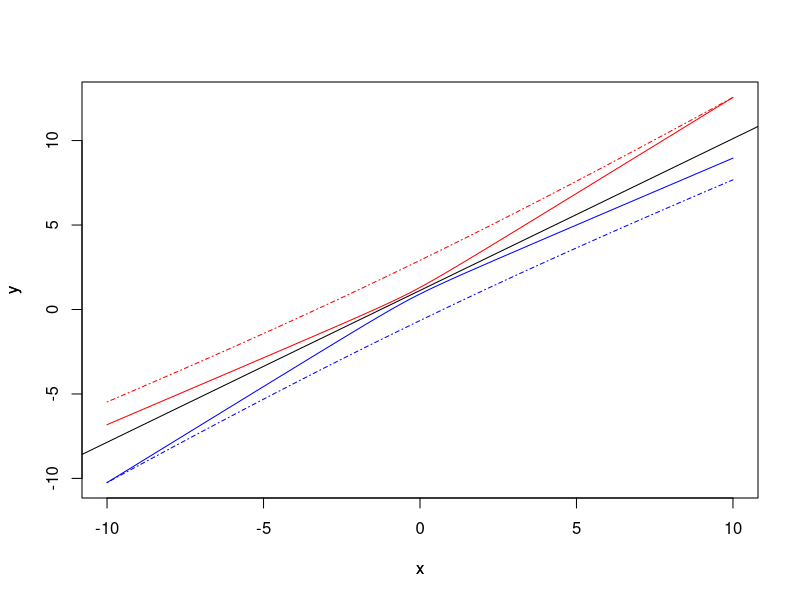

Reproduce this figure in R.
# Clear environment
rm(list = ls())

# Setting Japanese font (for MacOSX)
# par(family= "HiraKakuProN-W3")

# Chapter1 e.g.28
# データ生成
N <- 100
p <- 1 # 単回帰
X <- matrix(rnorm(N * p), ncol = p); X <- cbind(rep(1, N), X)
beta <- c(1, 1)
epsilon <- rnorm(N)
y <- X %*% beta + epsilon

# 信頼区間または予測区間を返す関数f(x)を定義。
U <- solve(t(X) %*% X) # t(X) %*% Xの逆行列
beta_hat <- U %*% t(X) %*% y # 回帰係数
RSS <- sum((y - X %*% beta_hat)^2) # 残差二乗和
RSE <- sqrt(RSS / (N - p - 1)) # beta_hatの平均値の標準誤差
alpha <- 0.05 # 有意水準
f <- function(x, a) { # a = 0なら信頼区間。a = 1なら予測区間。
  x <- cbind(1, x)
  range <- qt(df = N - p - 1, 1 - alpha / 2) * RSE * sqrt(a + x %*% U %*% t(x))
  return(list(lower = x %*% beta_hat - range,
              upper = x %*% beta_hat + range))
}

x_seq <- seq(-10, 10, 0.1)

# グラフで信頼区間を表示
lower_seq <- NULL
upper_seq <- NULL
for (x in x_seq) {
  ci_ul <- f(x, 0)
  lower_seq <- c(lower_seq, ci_ul$lower)
  upper_seq <- c(upper_seq, ci_ul$upper)
}
x_lim <- c(min(x_seq), max(x_seq))
y_lim <- c(min(lower_seq), max(upper_seq))
plot(x_seq, lower_seq, col = "blue", # 信頼区間下限を青線で描画
     xlim = x_lim,
     ylim = y_lim,
     xlab = "x",
     ylab = "y",
     type = "l")
par(new = TRUE)
plot(x_seq, upper_seq, col = "red", # 信頼区間上限を赤線で描画
     xlim = x_lim,
     ylim = y_lim,
     xlab = "",
     ylab = "",
     type = "l",
     axes = FALSE)
par(new = TRUE)

# グラフで予測区間を表示
lower_seq <- NULL
upper_seq <- NULL
for (x in x_seq) {
  pi_ul <- f(x, 1)
  lower_seq <- c(lower_seq, pi_ul$lower)
  upper_seq <- c(upper_seq, pi_ul$upper)
}
x_lim <- c(min(x_seq), max(x_seq))
y_lim <- c(min(lower_seq), max(upper_seq))
plot(x_seq, lower_seq, col = "blue", # 予測区間下限を青破線で描画
     xlim = x_lim,
     ylim = y_lim,
     xlab = "x",
     ylab = "y",
     type = "l",
     lty = 4,
     axes = FALSE)
par(new = TRUE)
plot(x_seq, upper_seq, col = "red", # 予測区間上限を赤破線で描画
     xlim = x_lim,
     ylim = y_lim,
     xlab = "",
     ylab = "",
     type = "l",
     lty = 4,
     axes = FALSE)
par(new = TRUE)
abline(beta_hat[1], beta_hat[2])
